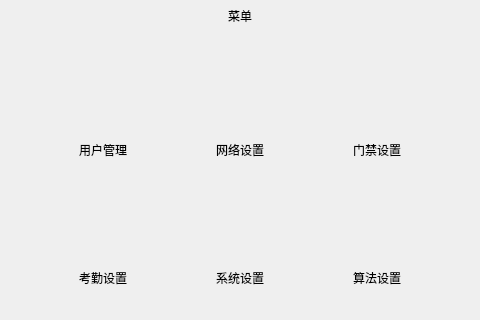
<?xml version="1.0" encoding="UTF-8"?>
<ui version="4.0">
 <class>ui_main_menu_gate</class>
 <widget class="QMainWindow" name="ui_main_menu_gate">
  <property name="geometry">
   <rect>
    <x>0</x>
    <y>0</y>
    <width>480</width>
    <height>320</height>
   </rect>
  </property>
  <property name="windowTitle">
   <string>MainWindow</string>
  </property>
  <widget class="QWidget" name="centralwidget">
   <layout class="QVBoxLayout" name="verticalLayout_6">
    <property name="spacing">
     <number>0</number>
    </property>
    <property name="leftMargin">
     <number>0</number>
    </property>
    <property name="topMargin">
     <number>0</number>
    </property>
    <property name="rightMargin">
     <number>0</number>
    </property>
    <property name="bottomMargin">
     <number>0</number>
    </property>
    <item>
     <widget class="QWidget" name="widget_2" native="true">
      <property name="styleSheet">
       <string notr="true"/>
      </property>
      <layout class="QVBoxLayout" name="verticalLayout_5" stretch="1,1,3,1,3,1">
       <property name="spacing">
        <number>0</number>
       </property>
       <property name="leftMargin">
        <number>0</number>
       </property>
       <property name="topMargin">
        <number>0</number>
       </property>
       <property name="rightMargin">
        <number>0</number>
       </property>
       <property name="bottomMargin">
        <number>0</number>
       </property>
       <item>
        <widget class="QWidget" name="main_menu_widget" native="true">
         <property name="styleSheet">
          <string notr="true"/>
         </property>
         <layout class="QHBoxLayout" name="horizontalLayout" stretch="1,1,2,2">
          <property name="spacing">
           <number>0</number>
          </property>
          <property name="leftMargin">
           <number>0</number>
          </property>
          <property name="topMargin">
           <number>0</number>
          </property>
          <property name="rightMargin">
           <number>0</number>
          </property>
          <property name="bottomMargin">
           <number>0</number>
          </property>
          <item alignment="Qt::AlignLeft|Qt::AlignVCenter">
           <widget class="clicked_Label" name="main_menu_back_btn" native="true">
            <property name="minimumSize">
             <size>
              <width>0</width>
              <height>0</height>
             </size>
            </property>
            <property name="text" stdset="0">
             <string/>
            </property>
           </widget>
          </item>
          <item>
           <spacer name="horizontalSpacer">
            <property name="orientation">
             <enum>Qt::Horizontal</enum>
            </property>
            <property name="sizeHint" stdset="0">
             <size>
              <width>20</width>
              <height>20</height>
             </size>
            </property>
           </spacer>
          </item>
          <item>
           <widget class="QLabel" name="main_menu_label">
            <property name="baseSize">
             <size>
              <width>0</width>
              <height>0</height>
             </size>
            </property>
            <property name="styleSheet">
             <string notr="true"/>
            </property>
            <property name="text">
             <string>菜单</string>
            </property>
            <property name="alignment">
             <set>Qt::AlignCenter</set>
            </property>
           </widget>
          </item>
          <item>
           <spacer name="horizontalSpacer_2">
            <property name="orientation">
             <enum>Qt::Horizontal</enum>
            </property>
            <property name="sizeHint" stdset="0">
             <size>
              <width>20</width>
              <height>20</height>
             </size>
            </property>
           </spacer>
          </item>
         </layout>
        </widget>
       </item>
       <item>
        <spacer name="verticalSpacer_2">
         <property name="orientation">
          <enum>Qt::Vertical</enum>
         </property>
         <property name="sizeHint" stdset="0">
          <size>
           <width>20</width>
           <height>20</height>
          </size>
         </property>
        </spacer>
       </item>
       <item>
        <widget class="QWidget" name="widget_7" native="true">
         <layout class="QHBoxLayout" name="horizontalLayout_2" stretch="1,1,1,1,1,1,1">
          <property name="spacing">
           <number>0</number>
          </property>
          <property name="leftMargin">
           <number>0</number>
          </property>
          <property name="topMargin">
           <number>0</number>
          </property>
          <property name="rightMargin">
           <number>0</number>
          </property>
          <property name="bottomMargin">
           <number>0</number>
          </property>
          <item>
           <spacer name="horizontalSpacer_5">
            <property name="orientation">
             <enum>Qt::Horizontal</enum>
            </property>
            <property name="sizeHint" stdset="0">
             <size>
              <width>40</width>
              <height>20</height>
             </size>
            </property>
           </spacer>
          </item>
          <item>
           <widget class="QWidget" name="widget_3" native="true">
            <layout class="QVBoxLayout" name="verticalLayout" stretch="3,1">
             <property name="spacing">
              <number>15</number>
             </property>
             <property name="leftMargin">
              <number>0</number>
             </property>
             <property name="topMargin">
              <number>0</number>
             </property>
             <property name="rightMargin">
              <number>0</number>
             </property>
             <property name="bottomMargin">
              <number>0</number>
             </property>
             <item alignment="Qt::AlignHCenter|Qt::AlignVCenter">
              <widget class="clicked_Label" name="user_management_btn" native="true">
               <property name="styleSheet">
                <string notr="true">border-image: url(:/icon/user_setting.png);</string>
               </property>
               <property name="text" stdset="0">
                <string/>
               </property>
              </widget>
             </item>
             <item>
              <widget class="QLabel" name="user_management_label">
               <property name="minimumSize">
                <size>
                 <width>0</width>
                 <height>0</height>
                </size>
               </property>
               <property name="styleSheet">
                <string notr="true"/>
               </property>
               <property name="frameShape">
                <enum>QFrame::NoFrame</enum>
               </property>
               <property name="frameShadow">
                <enum>QFrame::Sunken</enum>
               </property>
               <property name="text">
                <string>用户管理</string>
               </property>
               <property name="alignment">
                <set>Qt::AlignCenter</set>
               </property>
              </widget>
             </item>
            </layout>
           </widget>
          </item>
          <item>
           <spacer name="horizontalSpacer_3">
            <property name="orientation">
             <enum>Qt::Horizontal</enum>
            </property>
            <property name="sizeHint" stdset="0">
             <size>
              <width>40</width>
              <height>20</height>
             </size>
            </property>
           </spacer>
          </item>
          <item>
           <widget class="QWidget" name="widget_4" native="true">
            <layout class="QVBoxLayout" name="verticalLayout_2" stretch="3,1">
             <property name="spacing">
              <number>15</number>
             </property>
             <property name="leftMargin">
              <number>0</number>
             </property>
             <property name="topMargin">
              <number>0</number>
             </property>
             <property name="rightMargin">
              <number>0</number>
             </property>
             <property name="bottomMargin">
              <number>0</number>
             </property>
             <item alignment="Qt::AlignHCenter|Qt::AlignVCenter">
              <widget class="clicked_Label" name="network_setting_btn" native="true">
               <property name="styleSheet">
                <string notr="true">border-image: url(:/icon/menu_wifi_setting.png);</string>
               </property>
               <property name="text" stdset="0">
                <string/>
               </property>
              </widget>
             </item>
             <item>
              <widget class="QLabel" name="network_setting_label">
               <property name="styleSheet">
                <string notr="true"/>
               </property>
               <property name="frameShape">
                <enum>QFrame::NoFrame</enum>
               </property>
               <property name="frameShadow">
                <enum>QFrame::Raised</enum>
               </property>
               <property name="text">
                <string>网络设置</string>
               </property>
               <property name="alignment">
                <set>Qt::AlignCenter</set>
               </property>
              </widget>
             </item>
            </layout>
           </widget>
          </item>
          <item>
           <spacer name="horizontalSpacer_6">
            <property name="orientation">
             <enum>Qt::Horizontal</enum>
            </property>
            <property name="sizeHint" stdset="0">
             <size>
              <width>40</width>
              <height>20</height>
             </size>
            </property>
           </spacer>
          </item>
          <item>
           <widget class="QWidget" name="widget_9" native="true">
            <layout class="QVBoxLayout" name="verticalLayout" stretch="3,1">
             <property name="spacing">
              <number>15</number>
             </property>
             <property name="leftMargin">
              <number>0</number>
             </property>
             <property name="topMargin">
              <number>0</number>
             </property>
             <property name="rightMargin">
              <number>0</number>
             </property>
             <property name="bottomMargin">
              <number>0</number>
             </property>
             <item alignment="Qt::AlignHCenter|Qt::AlignVCenter">
              <widget class="clicked_Label" name="checkin_setting_btn" native="true">
               <property name="styleSheet">
                <string notr="true">border-image: url(:/icon/checkin_setting.png);</string>
               </property>
               <property name="text" stdset="0">
                <string/>
               </property>
              </widget>
             </item>
             <item>
              <widget class="QLabel" name="checkin_setting_label">
               <property name="minimumSize">
                <size>
                 <width>0</width>
                 <height>0</height>
                </size>
               </property>
               <property name="styleSheet">
                <string notr="true"/>
               </property>
               <property name="frameShape">
                <enum>QFrame::NoFrame</enum>
               </property>
               <property name="frameShadow">
                <enum>QFrame::Sunken</enum>
               </property>
               <property name="text">
                <string>门禁设置</string>
               </property>
               <property name="alignment">
                <set>Qt::AlignCenter</set>
               </property>
              </widget>
             </item>
            </layout>
           </widget>
          </item>
          <item>
           <spacer name="horizontalSpacer_3">
            <property name="orientation">
             <enum>Qt::Horizontal</enum>
            </property>
            <property name="sizeHint" stdset="0">
             <size>
              <width>40</width>
              <height>20</height>
             </size>
            </property>
           </spacer>
          </item>
         </layout>
        </widget>
       </item>
       <item>
        <spacer name="verticalSpacer">
         <property name="orientation">
          <enum>Qt::Vertical</enum>
         </property>
         <property name="sizeHint" stdset="0">
          <size>
           <width>20</width>
           <height>40</height>
          </size>
         </property>
        </spacer>
       </item>
       <item>
        <widget class="QWidget" name="widget_8" native="true">
         <layout class="QHBoxLayout" name="horizontalLayout_3" stretch="1,1,1,1,1,1,1">
          <property name="spacing">
           <number>0</number>
          </property>
          <property name="leftMargin">
           <number>0</number>
          </property>
          <property name="topMargin">
           <number>0</number>
          </property>
          <property name="rightMargin">
           <number>0</number>
          </property>
          <property name="bottomMargin">
           <number>0</number>
          </property>
          <item>
           <spacer name="horizontalSpacer_7">
            <property name="orientation">
             <enum>Qt::Horizontal</enum>
            </property>
            <property name="sizeHint" stdset="0">
             <size>
              <width>40</width>
              <height>20</height>
             </size>
            </property>
           </spacer>
          </item>
          <item>
           <widget class="QWidget" name="widget_10" native="true">
            <layout class="QVBoxLayout" name="verticalLayout" stretch="3,1">
             <property name="spacing">
              <number>15</number>
             </property>
             <property name="leftMargin">
              <number>0</number>
             </property>
             <property name="topMargin">
              <number>0</number>
             </property>
             <property name="rightMargin">
              <number>0</number>
             </property>
             <property name="bottomMargin">
              <number>0</number>
             </property>
             <item alignment="Qt::AlignHCenter|Qt::AlignVCenter">
              <widget class="clicked_Label" name="attendance_setting_btn" native="true">
               <property name="styleSheet">
                <string notr="true">border-image: url(:/icon/attendance_setting.png);</string>
               </property>
               <property name="text" stdset="0">
                <string/>
               </property>
              </widget>
             </item>
             <item>
              <widget class="QLabel" name="attendance_setting_label">
               <property name="minimumSize">
                <size>
                 <width>0</width>
                 <height>0</height>
                </size>
               </property>
               <property name="styleSheet">
                <string notr="true"/>
               </property>
               <property name="frameShape">
                <enum>QFrame::NoFrame</enum>
               </property>
               <property name="frameShadow">
                <enum>QFrame::Sunken</enum>
               </property>
               <property name="text">
                <string>考勤设置</string>
               </property>
               <property name="alignment">
                <set>Qt::AlignCenter</set>
               </property>
              </widget>
             </item>
            </layout>
           </widget>
          </item>
          <item>
           <spacer name="horizontalSpacer_3">
            <property name="orientation">
             <enum>Qt::Horizontal</enum>
            </property>
            <property name="sizeHint" stdset="0">
             <size>
              <width>40</width>
              <height>20</height>
             </size>
            </property>
           </spacer>
          </item>
          <item>
           <widget class="QWidget" name="widget_5" native="true">
            <layout class="QVBoxLayout" name="verticalLayout_3" stretch="3,1">
             <property name="spacing">
              <number>15</number>
             </property>
             <property name="leftMargin">
              <number>0</number>
             </property>
             <property name="topMargin">
              <number>0</number>
             </property>
             <property name="rightMargin">
              <number>0</number>
             </property>
             <property name="bottomMargin">
              <number>0</number>
             </property>
             <item alignment="Qt::AlignHCenter|Qt::AlignVCenter">
              <widget class="clicked_Label" name="system_setting_btn" native="true">
               <property name="styleSheet">
                <string notr="true">border-image: url(:/icon/system_setting.png);</string>
               </property>
               <property name="text" stdset="0">
                <string/>
               </property>
              </widget>
             </item>
             <item>
              <widget class="QLabel" name="system_setting_label">
               <property name="styleSheet">
                <string notr="true"/>
               </property>
               <property name="text">
                <string>系统设置</string>
               </property>
               <property name="alignment">
                <set>Qt::AlignCenter</set>
               </property>
              </widget>
             </item>
            </layout>
           </widget>
          </item>
          <item>
           <spacer name="horizontalSpacer_4">
            <property name="orientation">
             <enum>Qt::Horizontal</enum>
            </property>
            <property name="sizeHint" stdset="0">
             <size>
              <width>40</width>
              <height>20</height>
             </size>
            </property>
           </spacer>
          </item>
          <item>
           <widget class="QWidget" name="widget_6" native="true">
            <layout class="QVBoxLayout" name="verticalLayout_4" stretch="3,1">
             <property name="spacing">
              <number>15</number>
             </property>
             <property name="leftMargin">
              <number>0</number>
             </property>
             <property name="topMargin">
              <number>0</number>
             </property>
             <property name="rightMargin">
              <number>0</number>
             </property>
             <property name="bottomMargin">
              <number>0</number>
             </property>
             <item alignment="Qt::AlignHCenter|Qt::AlignVCenter">
              <widget class="clicked_Label" name="algorithm_setting_btn" native="true">
               <property name="styleSheet">
                <string notr="true">border-image: url(:/icon/al_setting.png);</string>
               </property>
               <property name="text" stdset="0">
                <string/>
               </property>
              </widget>
             </item>
             <item>
              <widget class="QLabel" name="algorithm_setting_label">
               <property name="styleSheet">
                <string notr="true"/>
               </property>
               <property name="text">
                <string>算法设置</string>
               </property>
               <property name="alignment">
                <set>Qt::AlignCenter</set>
               </property>
              </widget>
             </item>
            </layout>
           </widget>
          </item>
          <item>
           <spacer name="horizontalSpacer_8">
            <property name="orientation">
             <enum>Qt::Horizontal</enum>
            </property>
            <property name="sizeHint" stdset="0">
             <size>
              <width>40</width>
              <height>20</height>
             </size>
            </property>
           </spacer>
          </item>
         </layout>
        </widget>
       </item>
       <item>
        <spacer name="verticalSpacer_3">
         <property name="orientation">
          <enum>Qt::Vertical</enum>
         </property>
         <property name="sizeHint" stdset="0">
          <size>
           <width>20</width>
           <height>59</height>
          </size>
         </property>
        </spacer>
       </item>
      </layout>
     </widget>
    </item>
   </layout>
  </widget>
 </widget>
 <customwidgets>
  <customwidget>
   <class>clicked_Label</class>
   <extends>QWidget</extends>
   <header location="global">clicked_label.hpp</header>
  </customwidget>
 </customwidgets>
 <resources/>
 <connections/>
</ui>
